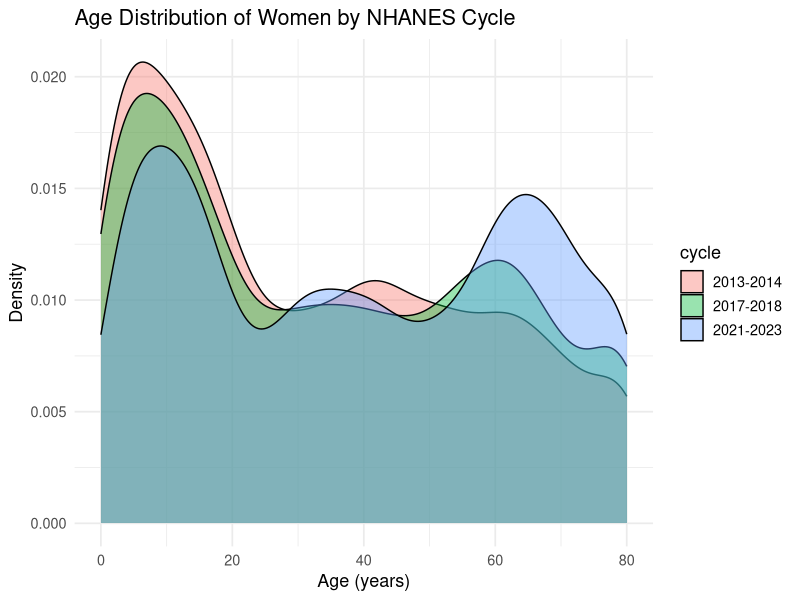
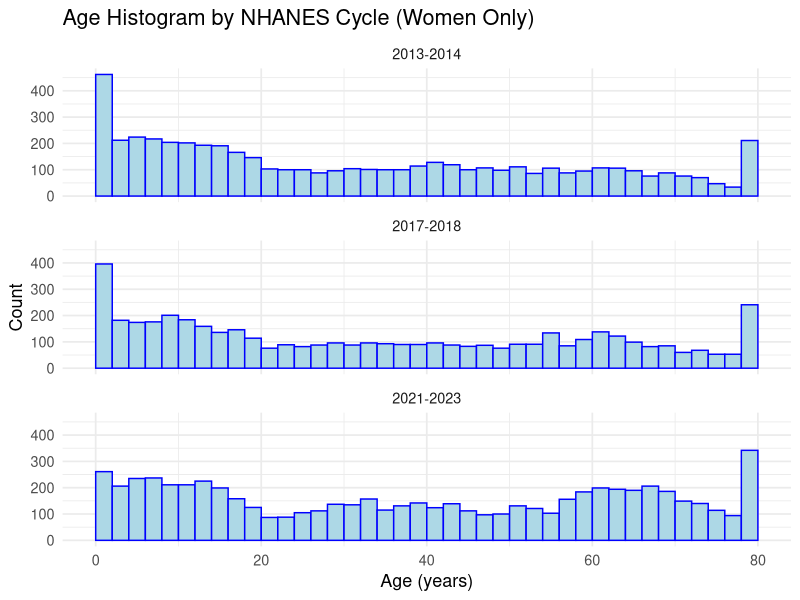
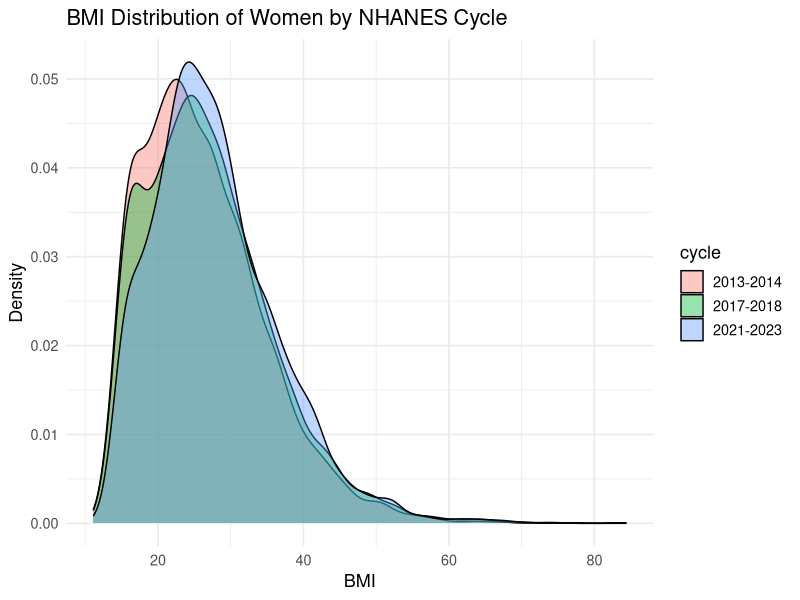
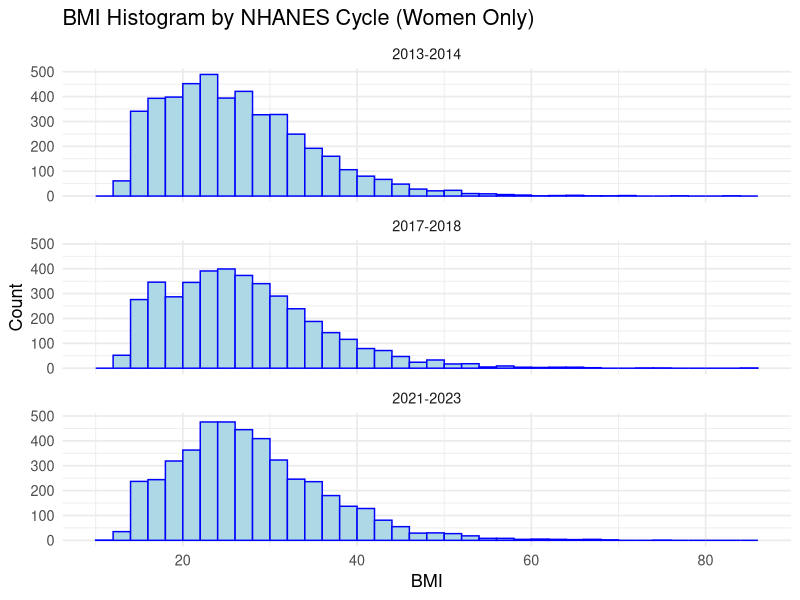
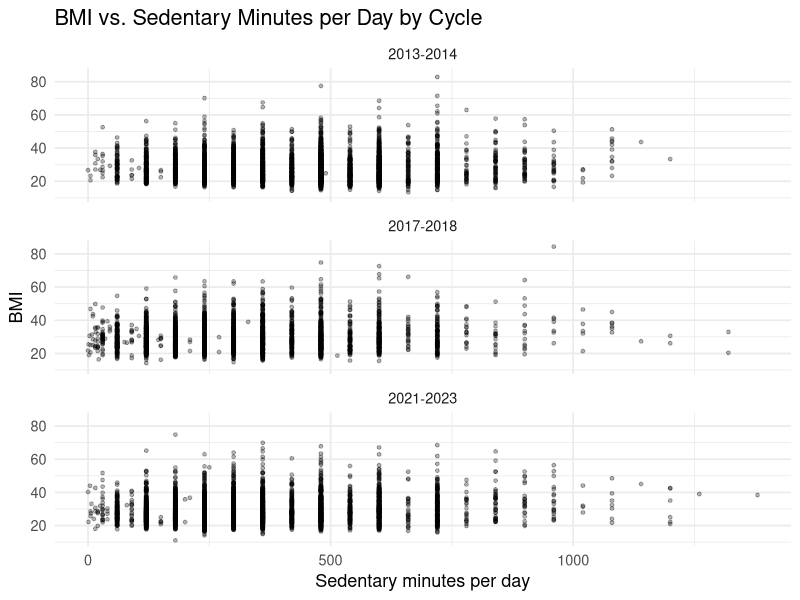
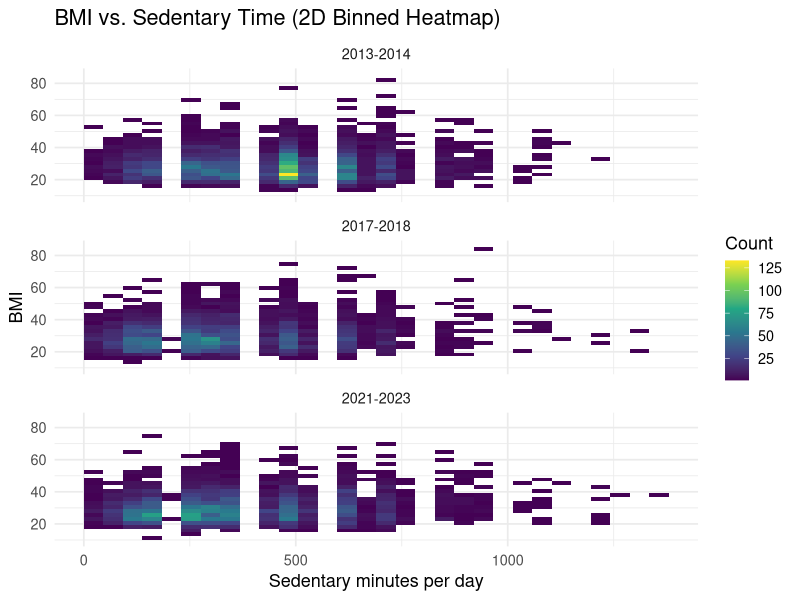

These charts were generated, in order, by the following R code:
## ---- chunk 1

library(ggplot2)
nhanes_women <- read.csv("nhanes_women.csv")

## ---- chunk 2

ggplot(nhanes_women, aes(x = age, fill = cycle)) +
  geom_density(alpha = 0.4) +
  labs(
    title = "Age Distribution of Women by NHANES Cycle",
    x = "Age (years)",
    y = "Density"
  ) +
  theme_minimal(base_size = 13)



## ---- chunk 3
ggplot(nhanes_women, aes(x = age, fill = cycle)) +
  geom_histogram(
    color    = "blue",
    fill     = "lightblue",
    binwidth = 2,
    boundary = 0
  ) +
  facet_wrap(~ cycle, ncol = 1) +
  scale_x_continuous() +  
  labs(
    title = "Age Histogram by NHANES Cycle (Women Only)",
    x = "Age (years)",
    y = "Count"
  ) +
  theme_minimal(base_size = 13)


## ---- chunk 4
ggplot(nhanes_women, aes(x = bmi, fill = cycle)) +
  geom_density(alpha = 0.4) +
  labs(
    title = "BMI Distribution of Women by NHANES Cycle",
    x = "BMI",
    y = "Density"
  ) +
  theme_minimal(base_size = 13)

## ---- chunk 5

ggplot(nhanes_women, aes(x = bmi)) +
  geom_histogram(
    color    = "blue",
    fill     = "lightblue",
    binwidth = 2,
    boundary = 0
  ) +
  facet_wrap(~ cycle, ncol = 1) +
  labs(
    title = "BMI Histogram by NHANES Cycle (Women Only)",
    x     = "BMI",
    y     = "Count"
  ) +
  theme_minimal(base_size = 13)

## ---- chunk 6


ggplot(nhanes_women,
       aes(x = sedentary_min_day,
           y = bmi)) +
  geom_point(alpha = 0.3, size = 1) +
  facet_wrap(~ cycle, ncol = 1) +
  labs(
    title = "BMI vs. Sedentary Minutes per Day by Cycle",
    x     = "Sedentary minutes per day",
    y     = "BMI"
  ) +
  theme_minimal(base_size = 13)




## ---- chunk 7
ggplot(nhanes_women,
       aes(x = sedentary_min_day,
           y = bmi)) +
  geom_bin2d() +
  facet_wrap(~ cycle, ncol = 1) +
  scale_fill_viridis_c() +
  labs(
    title = "BMI vs. Sedentary Time (2D Binned Heatmap)",
    x     = "Sedentary minutes per day",
    y     = "BMI",
    fill  = "Count"
  ) +
  theme_minimal(base_size = 13)

